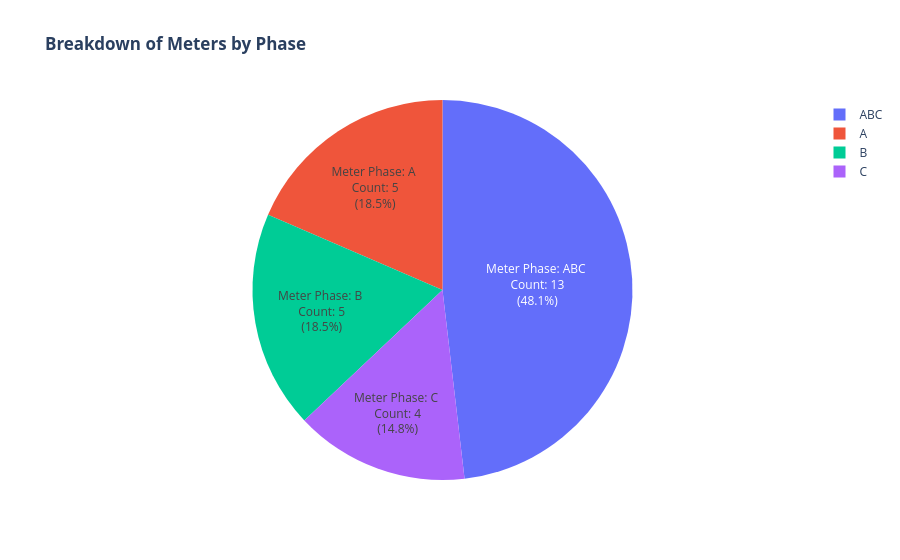

The code cell stored with this chart in its notebook:
### Code cell
# Convert the results to a data frame.
df_meters = meters.DataFrame()

# Plot the number of meters per phase.
fig = px.pie(
    df_meters,
    values="number_of_meters",
    names="phase",
    title="<b>Breakdown of Meters by Phase<b>",
    labels={"phase": "Meter Phase", "number_of_meters": "Meter Count"},
)

# Show meter phase, meter count and percent inside the pie chart.
fig.update_traces(
    textposition="inside",
    texttemplate="Meter Phase: %{label} <br> Count: %{value:} <br>(%{percent})",
)

fig.show()

### Figure 1 — Plotly figure (JSON) as saved in the notebook; plotly's stock layout.template omitted (floating-point values rounded to 4 significant figures)
{"data": [{"domain": {"x": [0.0, 1.0], "y": [0.0, 1.0]}, "hovertemplate": "Meter Phase=%{label}<br>Meter Count=%{value}<extra></extra>", "labels": ["ABC", "A", "B", "C"], "legendgroup": "", "name": "", "showlegend": true, "textposition": "inside", "texttemplate": "Meter Phase: %{label} <br> Count: %{value:} <br>(%{percent})", "type": "pie", "values": [13, 5, 5, 4]}], "layout": {"legend": {"tracegroupgap": 0}, "title": {"text": "<b>Breakdown of Meters by Phase<b>"}}}
